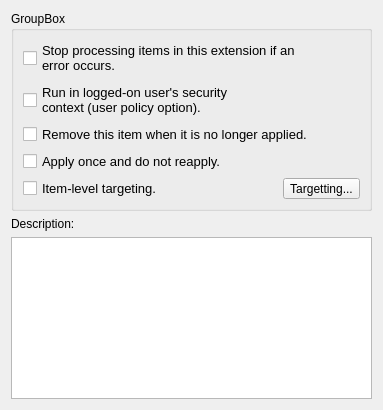
<?xml version="1.0" encoding="UTF-8"?>
<ui version="4.0">
 <class>CommonWidget</class>
 <widget class="QWidget" name="CommonWidget">
  <property name="geometry">
   <rect>
    <x>0</x>
    <y>0</y>
    <width>383</width>
    <height>410</height>
   </rect>
  </property>
  <property name="windowTitle">
   <string>Form</string>
  </property>
  <layout class="QGridLayout" name="gridLayout">
   <item row="0" column="0">
    <widget class="QGroupBox" name="groupBox">
     <property name="title">
      <string>GroupBox</string>
     </property>
     <layout class="QVBoxLayout" name="verticalLayout">
      <item>
       <widget class="QCheckBox" name="checkBox">
        <property name="font">
         <font>
          <pointsize>10</pointsize>
         </font>
        </property>
        <property name="text">
         <string>Stop processing items in this extension if an
error occurs.</string>
        </property>
       </widget>
      </item>
      <item>
       <widget class="QCheckBox" name="checkBox_2">
        <property name="font">
         <font>
          <pointsize>10</pointsize>
         </font>
        </property>
        <property name="text">
         <string>Run in logged-on user's security
context (user policy option).</string>
        </property>
       </widget>
      </item>
      <item>
       <widget class="QCheckBox" name="checkBox_3">
        <property name="font">
         <font>
          <pointsize>10</pointsize>
         </font>
        </property>
        <property name="text">
         <string>Remove this item when it is no longer applied.</string>
        </property>
       </widget>
      </item>
      <item>
       <widget class="QCheckBox" name="checkBox_4">
        <property name="font">
         <font>
          <pointsize>10</pointsize>
         </font>
        </property>
        <property name="text">
         <string>Apply once and do not reapply.</string>
        </property>
       </widget>
      </item>
      <item>
       <layout class="QHBoxLayout" name="horizontalLayout">
        <item>
         <widget class="QCheckBox" name="checkBox_5">
          <property name="font">
           <font>
            <pointsize>10</pointsize>
           </font>
          </property>
          <property name="text">
           <string>Item-level targeting.</string>
          </property>
         </widget>
        </item>
        <item>
         <widget class="QToolButton" name="toolButton">
          <property name="text">
           <string>Targetting...</string>
          </property>
         </widget>
        </item>
       </layout>
      </item>
     </layout>
    </widget>
   </item>
   <item row="1" column="0">
    <widget class="QLabel" name="label">
     <property name="text">
      <string>Description:</string>
     </property>
     <property name="buddy">
      <cstring>textEdit</cstring>
     </property>
    </widget>
   </item>
   <item row="2" column="0">
    <widget class="QTextEdit" name="textEdit"/>
   </item>
  </layout>
 </widget>
 <resources/>
 <connections/>
</ui>
